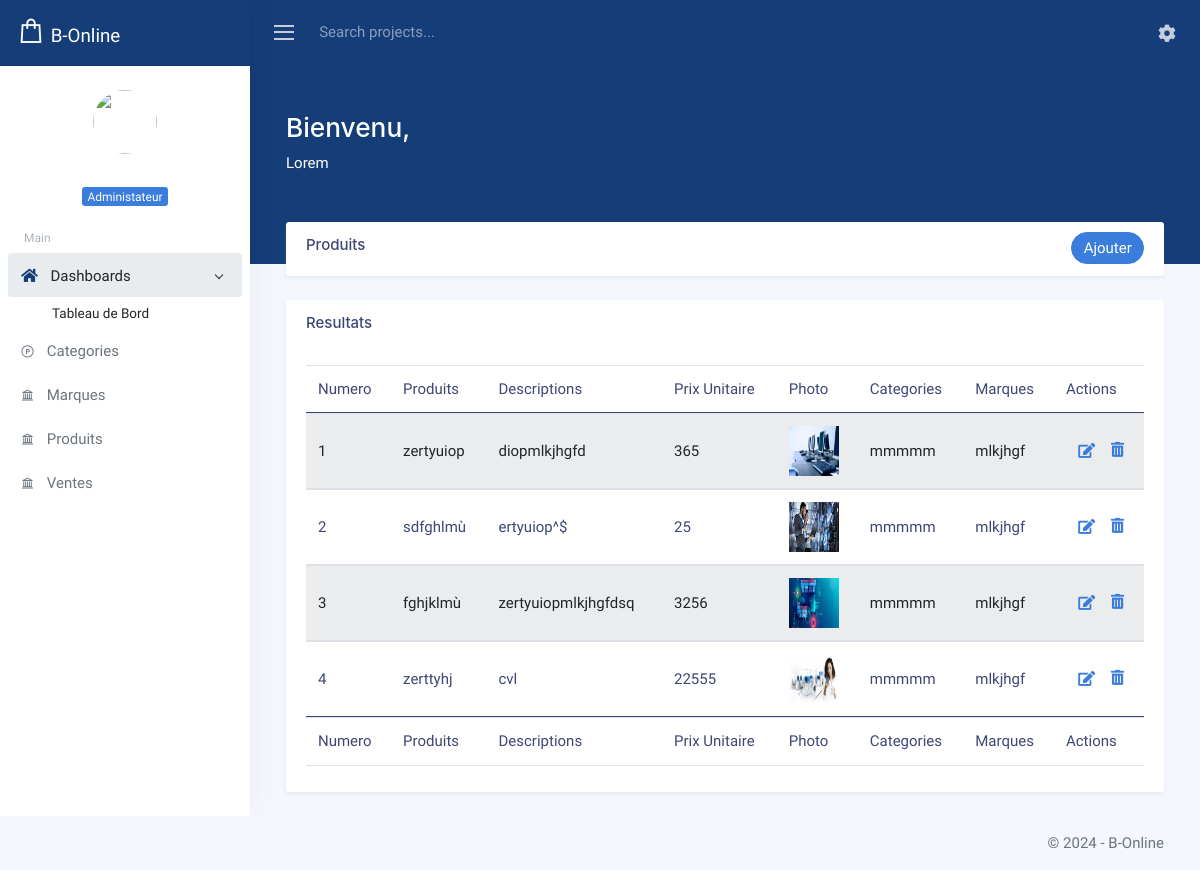
Screenshot of /admin/products.php (signed in) with the database file from the repository.
### tables this page shows
CREATE TABLE IF NOT EXISTS `tbl_produits` (
  `id_produit` int(11) NOT NULL AUTO_INCREMENT,
  `nom` varchar(255) NOT NULL,
  `description` text NOT NULL,
  `prixunitaire` varchar(255) NOT NULL,
  `catId` int(11) NOT NULL,
  `marqueId` int(11) NOT NULL,
  `photo` text DEFAULT NULL,
  PRIMARY KEY (`id_produit`)
);

CREATE TABLE IF NOT EXISTS `tbl_categories` (
  `id` int(11) NOT NULL AUTO_INCREMENT,
  `nom_cat` text NOT NULL,
  `description_cat` text NOT NULL,
  PRIMARY KEY (`id`)
);

CREATE TABLE IF NOT EXISTS `tbl_marques` (
  `id_marque` int(11) NOT NULL AUTO_INCREMENT,
  `marque` varchar(255) NOT NULL,
  PRIMARY KEY (`id_marque`)
);

### db/ConnexionBD.php (called while the page is built, shortened)
<?php
abstract class  ConnexionBD
{
    private $host="localhost";
    private $dataBase = "db_bonline";
    private $User = "root";
    private $Password = "";
    public function getConnexion()
    {
        try{
            $this->url=("mysql:host=".$this->host.";dbname=".$this->dataBase);
            return new PDO($this->url,$this->User,$this->Password,array(PDO::MYSQL_ATTR_INIT_COMMAND=>'set names utf8',PDO::ATTR_ERRMODE=> PDO::ERRMODE_WARNING));
        }
        catch(PDOException $ex){
            die('<h1> impossible de se connecter à la base de données</h1>' +$ex->getMessage());
        }
    }
}
?>

### db/DataBase.php (called while the page is built, shortened)
<?php
 require_once 'ConnexionBD.php';
class DataBase extends ConnexionBD
{
    public function getallProduit(){
        try {
            $query = $this->getConnexion()->prepare("SELECT p.*,c.nom_cat,m.marque
                                                              FROM tbl_produits as p,
                                                              tbl_categories as c,
                                                              tbl_marques as m
                                                              WHERE  p.catId=c.id
                                                              AND  p.marqueId = m.id_marque
                                                              ORDER BY id_produit DESC ");
            $query->execute();
            return $resultat=$query->fetchAll(PDO::FETCH_OBJ);
        } catch (Exception $e) {
            die('Erreur : ' . $e->getMessage());
        }
    }
}

### admin/products.php (the view, shortened to what this page needs)
<?php
    $dao = new DataBase();
?>
<?php require_once 'header.php' ?>
<div class="wrapper">
    <nav id="sidebar" class="sidebar">
        <a class="sidebar-brand" href="index.php">
            <i class="las la-shopping-bag" style="font-size:30px"></i>
            B-Online
        </a>
        <div class="sidebar-content">
            <div class="sidebar-user">
                <img src="" class="img-fluid rounded-circle mb-2"/>
                <small></small><br>
                <small class="badge badge-primary">Administateur</small>
            </div>
            <ul class="sidebar-nav">
                <li class="sidebar-header">
                    Main
                </li>
                <li class="sidebar-item active">
                    <a href="#dashboards" data-toggle="collapse" class="sidebar-link">
                        <i class="align-middle mr-2 fas fa-fw fa-home"></i>
                        <span class="align-middle">Dashboards</span>
                    </a>
                    <ul id="dashboards" class="sidebar-dropdown list-unstyled collapse show" data-parent="#sidebar">
                        <li class="sidebar-item active">
                            <a class="sidebar-link" href="index.php">Tableau de Bord</a>
                        </li>
                    </ul>
                </li>
                <?php include('admin.php') ?>
            </ul>
        </div>
    </nav>
    <div class="main">
        <nav class="navbar navbar-expand navbar-theme">
            <a class="sidebar-toggle d-flex mr-2">
                <i class="hamburger align-self-center"></i>
            </a>
            <form class="form-inline d-none d-sm-inline-block">
                <input class="form-control form-control-lite" type="text" placeholder="Search projects...">
            </form>
            <div class="navbar-collapse collapse">
                <ul class="navbar-nav ml-auto">
                    <li class="nav-item dropdown ml-lg-2">
                        <a class="nav-link dropdown-toggle position-relative" href="#" id="userDropdown" data-toggle="dropdown">
                            <i class="align-middle fas fa-cog"></i>
                        </a>
                    </li>
                </ul>
            </div>
        </nav>
        <main class="content">
            <div class="container-fluid">
                <div class="header">
                    <h1 class="header-title">
                        Bienvenu,
                    </h1>
                    <p class="header-subtitle">Lorem</p>
                </div>
                <div class="row">
                    <div class="col-12 col-md-12 col-xxl-4 d-flex">
                        <div class="card flex-fill w-100">
                            <div class="card-header">
                                <h2 class="card-title mb-0">Produits</h2>
                                <button class="btn btn-pill btn-primary float-right" type="button" data-toggle="modal" data-target="#defaultModalPrimary" style="margin-top: -25px">Ajouter</button>
                            </div>
                        </div>
                    </div>
                </div>
                <div class="row">
                    <div class="col-12 col-md-12 col-xxl-4 d-flex">
                        <div class="card flex-fill w-100">
                            <div class="card-header">
                                <h5 class="card-title mb-0">Resultats</h5>
                            </div>
                            <div class="card-body">
                                <div id="datatables-basic_wrapper" class="dataTables_wrapper dt-bootstrap4">
                                    <div class="row">
                                        <div class="col-sm-12">
                                            <table id="datatables-basic" class="table table-striped dataTable dtr-inline" style="width: 100%;" role="grid" aria-describedby="datatables-basic_info">
                                                <thead>
                                                <tr role="row">
                                                    <td>Numero</td>
                                                    <td>Produits</td>
                                                    <td>Descriptions</td>
                                                    <td>Prix Unitaire</td>
                                                    <td>Photo</td>
                                                    <td>Categories</td>
                                                    <td>Marques</td>
                                                    <td>Actions</td>
                                                </tr>
                                                </thead>
                                                <tbody>
                                                <?php
                                                $row = $dao->getallProduit();
                                                $count = 1;
                                                if ($row)
                                                {
                                                    foreach ($row as $document)
                                                    {
                                                        ?>
                                                        <tr role="row" class="odd">
                                                            <td><?=$count?></td>
                                                            <td><?=$document->nom?></td>
                                                            <td><?=$document->description?></td>
                                                            <td><?=$document->prixunitaire?></td>
                                                            <td><img src="<?=$document->photo?>" height="50" width="50" ></td>
                                                            <td><?=$document->nom_cat?></td>
                                                            <td><?=$document->marque?></td>
                                                            <td>
                                                                <a href="?edit=<?=$document->id_produit ?>" type="button" class="btn btn-link">
                                                                    <i class="fas fa-edit"></i>
                                                                </a>
                                                                <a href="?del=<?=$document->id_produit ?>">
                                                                    <i class="fas fa-trash-alt"></i>
                                                                </a>
                                                            </td>
                                                        </tr>
                                                        <?php
                                                        $count++;
                                                    }
                                                }?>
                                                </tbody>
                                                <tfoot>
                                                <tr role="row">
                                                    <td>Numero</td>
                                                    <td>Produits</td>
                                                    <td>Descriptions</td>
                                                    <td>Prix Unitaire</td>
                                                    <td>Photo</td>
                                                    <td>Categories</td>
                                                    <td>Marques</td>
                                                    <td>Actions</td>
                                                </tr>
                                                </tfoot>
                                            </table>
                                        </div>
                                    </div>
                                </div>
                            </div>
                        </div>
                    </div>
                </div>
        </main>
    </div>
</div>
<?php require_once  'footer.php' ?>

### rows the page displays
tbl_produits: nom "zertyuiop", description "diopmlkjhgfd", prixunitaire "365", photo (picture), tbl_categories.nom_cat "mmmmm", marqueId.marque "mlkjhgf"
tbl_produits: nom "sdfghlmù", description "ertyuiop^$", prixunitaire "25", photo (picture), tbl_categories.nom_cat "mmmmm", marqueId.marque "mlkjhgf"
tbl_produits: nom "fghjklmù", description "zertyuiopmlkjhgfdsq", prixunitaire "3256", photo (picture), tbl_categories.nom_cat "mmmmm", marqueId.marque "mlkjhgf"
tbl_produits: nom "zerttyhj", description "cvl", prixunitaire "22555", photo (picture), tbl_categories.nom_cat "mmmmm", marqueId.marque "mlkjhgf"
